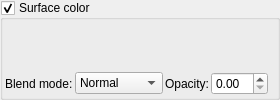
           <widget class="MyGroupBox" name="groupCheck_surface_gradient_enable">
            <property name="title">
             <string>Surface color</string>
            </property>
            <property name="checkable">
             <bool>true</bool>
            </property>
            <layout class="QVBoxLayout" name="verticalLayout_14">
             <property name="spacing">
              <number>2</number>
             </property>
             <property name="leftMargin">
              <number>2</number>
             </property>
             <property name="topMargin">
              <number>2</number>
             </property>
             <property name="rightMargin">
              <number>2</number>
             </property>
             <property name="bottomMargin">
              <number>2</number>
             </property>
             <item>
              <widget class="cGradientEditWidget" name="colorpalette_surface_color_gradient" native="true">
               <property name="toolTip">
                <string>&lt;html&gt;&lt;head/&gt;&lt;body&gt;&lt;p&gt;Gradient which defines the colors of the fractal surface.&lt;/p&gt;&lt;/body&gt;&lt;/html&gt;</string>
               </property>
              </widget>
             </item>
             <item>
              <layout class="QHBoxLayout" name="horizontalLayout_surface_blend">
               <item>
                <widget class="QLabel" name="label_surface_blend_mode">
                 <property name="text">
                  <string>Blend mode:</string>
                 </property>
                </widget>
               </item>
               <item>
                <widget class="MyComboBox" name="comboBox_surface_gradient_blend_mode">
                 <property name="toolTip">
                  <string>&lt;html&gt;&lt;head/&gt;&lt;body&gt;&lt;p&gt;Blend mode for surface gradient with base material color.&lt;/p&gt;&lt;/body&gt;&lt;/html&gt;</string>
                 </property>
                 <item><property name="text"><string>Normal</string></property></item>
                 <item><property name="text"><string>Multiply</string></property></item>
                 <item><property name="text"><string>Screen</string></property></item>
                 <item><property name="text"><string>Overlay</string></property></item>
                 <item><property name="text"><string>Soft Light</string></property></item>
                 <item><property name="text"><string>Hard Light</string></property></item>
                </widget>
               </item>
               <item>
                <widget class="QLabel" name="label_surface_gradient_opacity">
                 <property name="text">
                  <string>Opacity:</string>
                 </property>
                </widget>
               </item>
               <item>
                <widget class="MyDoubleSpinBox" name="spinbox_surface_gradient_opacity">
                 <property name="toolTip">
                  <string>Controls the gradient blend strength (0.0 = no effect, 1.0 = full gradient)</string>
                 </property>
                </widget>
               </item>
               <item>
                <spacer name="horizontalSpacer_surface_blend">
                 <property name="orientation">
                  <enum>Qt::Horizontal</enum>
                 </property>
                </spacer>
               </item>
              </layout>
             </item>
            </layout>
           </widget>
